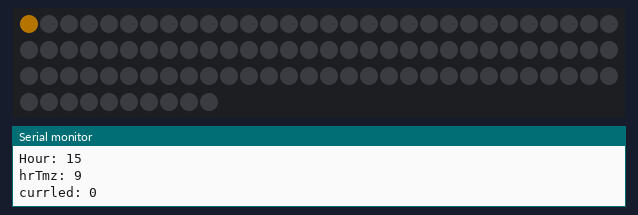
The sketch below on a simulated Arduino Uno, built with avr-gcc and run on an emulated ATmega328P. Parts: 100 RGB LEDs in strip order, left to right, continuing on the next row, the last lines printed to the serial monitor. Dim RGB values are drawn brighter than linear; the local clock reads 2024-03-15 10:24:30 at power-on unless the sketch sets it.

Above: at 0.16 s.
At 7.16 s:
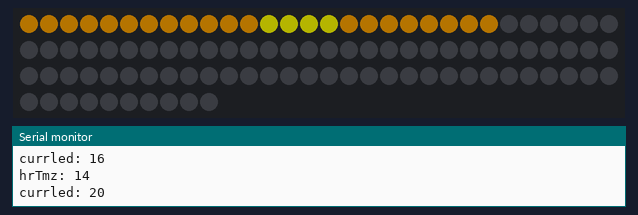
At 14.46 s:
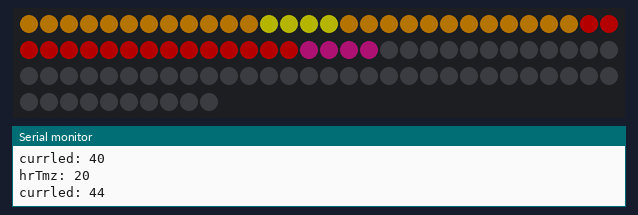
At 21.76 s:
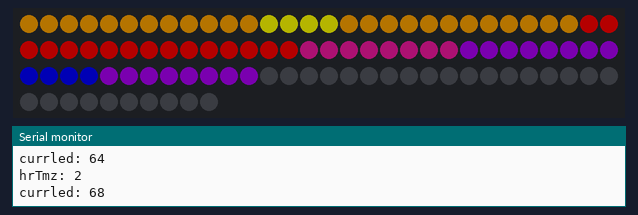
At 29.0 s:
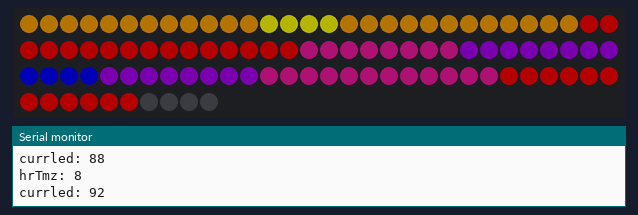

The sketch:

DGomezQ_ProjectA_TimeMapFinalCode.ino
```cpp
//LED setups
#include <FastLED.h>
#define FASTLED_INTERNAL
#define NUM_STRIPS 1
#define NUM_LEDS 100
#define DATA_PINA 6
#define BRIGHTNESS  64

CRGB leds[NUM_LEDS];
CRGBPalette16 myPalette; //colors being used
CRGB aColor;
  CRGB Red = CHSV(HUE_RED, 0, 0);
  CRGB MediumVioletRed = CHSV(204,0,102);
  CRGB DarkViolet = CHSV(102,0,204);
  CRGB Blue = CHSV(0,0,HUE_BLUE);
  CRGB Orange = CHSV(255,128,0);
  CRGB Yellow = CHSV(255,255,0);
  CRGB Black = CHSV(0,0,0);
int currled = 0; //the current LED in the loop

//Clock setups
#include <DS3231.h>
DS3231 rtc(SDA,SCL);
String currentClock; //display current time
String currh; //display current hour
String prevh; //keep track of the previous hour
int tmz; //time zone
int hrTmz; //the hour of the time zone

void setup() {
  // put your setup code here, to run once:
  FastLED.addLeds<WS2811, DATA_PINA, RGB>(leds, NUM_LEDS); //LED strip
  FastLED.setBrightness( BRIGHTNESS); //Lower the brightness

  //setup Serial
  Serial.begin(9600); //Print to check on values

  //setup Clock
  rtc.begin();
  rtc.setDOW(FRIDAY); //set the time for the clock
  rtc.setTime(15,54,0);
  rtc.setDate(4,18,2019);
  currentClock = rtc.getTimeStr(FORMAT_SHORT); //this format only returns HR and MIN
  currh = currentClock.substring(0,2); //extract the first hour
  prevh = currentClock.substring(0,2); //extract first hour for reference
  tmz = currh.toInt() - 6; //this is the first time zone based off EST (6hrs behind EST)


}

void loop() {
  // put your main code here, to run repeatedly:
  currentClock = rtc.getTimeStr(FORMAT_SHORT); //check the time
  Serial.print("--------Time: "); //print the time
  Serial.println(currentClock);
  currh = currentClock.substring(0,2);
  tmz = currh.toInt()-6; //set the time zone according to current time
  Serial.print("Hour: "); //print the current hour
  Serial.println(currh);
  //Serial.print("TMZ: "); //print the first time zone's time
  //Serial.println(tmz);
  hrTmz = tmz; //time zone cycle hour
  currled = 0;

  for(int k = 0; k < 24; k++){ //for each time zone, determine the hour, light LEDs with appropriate color
    //switch case based on hour
    //at each case call assignColor with the corresponding color
    Serial.print("hrTmz: ");
    Serial.println(hrTmz);
    Serial.print("currled: ");
    Serial.println(currled);
    switch(hrTmz){
      case 6 ... 8: //6-8am
        for(int i = currled; i < currled+4; i++){ //cycle through the leds in the zones
          leds[i] = CRGB::Red;
          FastLED.show();
          delay(300);
        }
        break;
      case 9 ... 11: //9-11am
        for(int i = currled; i < currled+4; i++){ //cycle through the leds in the zones
          leds[i] = CRGB::Orange;
          FastLED.show();
          delay(300);
        }
        break;
      case 12: //noon
        for(int i = currled; i < currled+4; i++){ //cycle through the leds in the zones
          leds[i] = CRGB::Yellow;
          FastLED.show();
          delay(300);
        }
        break;
      case 13 ... 15: //1-3pm
        for(int i = currled; i < currled+4; i++){ //cycle through the leds in the zones
          leds[i] = CRGB::Orange;
          FastLED.show();
          delay(300);
        }
        break;
      case 16 ... 19: //4-7pm
        for(int i = currled; i < currled+4; i++){ //cycle through the leds in the zones
          leds[i] = CRGB::Red;
          FastLED.show();
          delay(300);
        }
        break;
      case 20 ... 21: //8-9pm
        for(int i = currled; i < currled+4; i++){ //cycle through the leds in the zones
          leds[i] = CRGB::MediumVioletRed;
          FastLED.show();
          delay(300);
        }
        break;
      case 22 ... 23: //10-11pm
        for(int i = currled; i < currled+4; i++){ //cycle through the leds in the zones
          leds[i] = CRGB::DarkViolet;
          FastLED.show();
          delay(300);
        }
        break;
      case 24: //midnight
        for(int i = currled; i < currled+4; i++){ //cycle through the leds in the zones
          leds[i] = CRGB::Blue;
          FastLED.show();
          delay(300);
        }
        break;
      case 1 ... 2: //1-2am
        for(int i = currled; i < currled+4; i++){ //cycle through the leds in the zones
          leds[i] = CRGB::DarkViolet;
          FastLED.show();
          delay(300);
        }
        break;
      case 3 ... 5: //3-5am
        for(int i = currled; i < currled+4; i++){ //cycle through the leds in the zones
          leds[i] = CRGB::MediumVioletRed;
          FastLED.show();
          delay(300);
        }
        break;
      default:
        break;
    }
    currled +=4; //move the current led + 4 since each time zone is 4 LEDs
    hrTmz++; //move to the next time zone
    if(hrTmz > 24){ //if it is midnight, but 24 time zones have not been set, reset to 1am
      hrTmz = 1;
    }
    if (currled > 100){ //once it has gone through all the LEDs in the strip, reset
      currled = 0;
    }
  }

}//end loop
```
